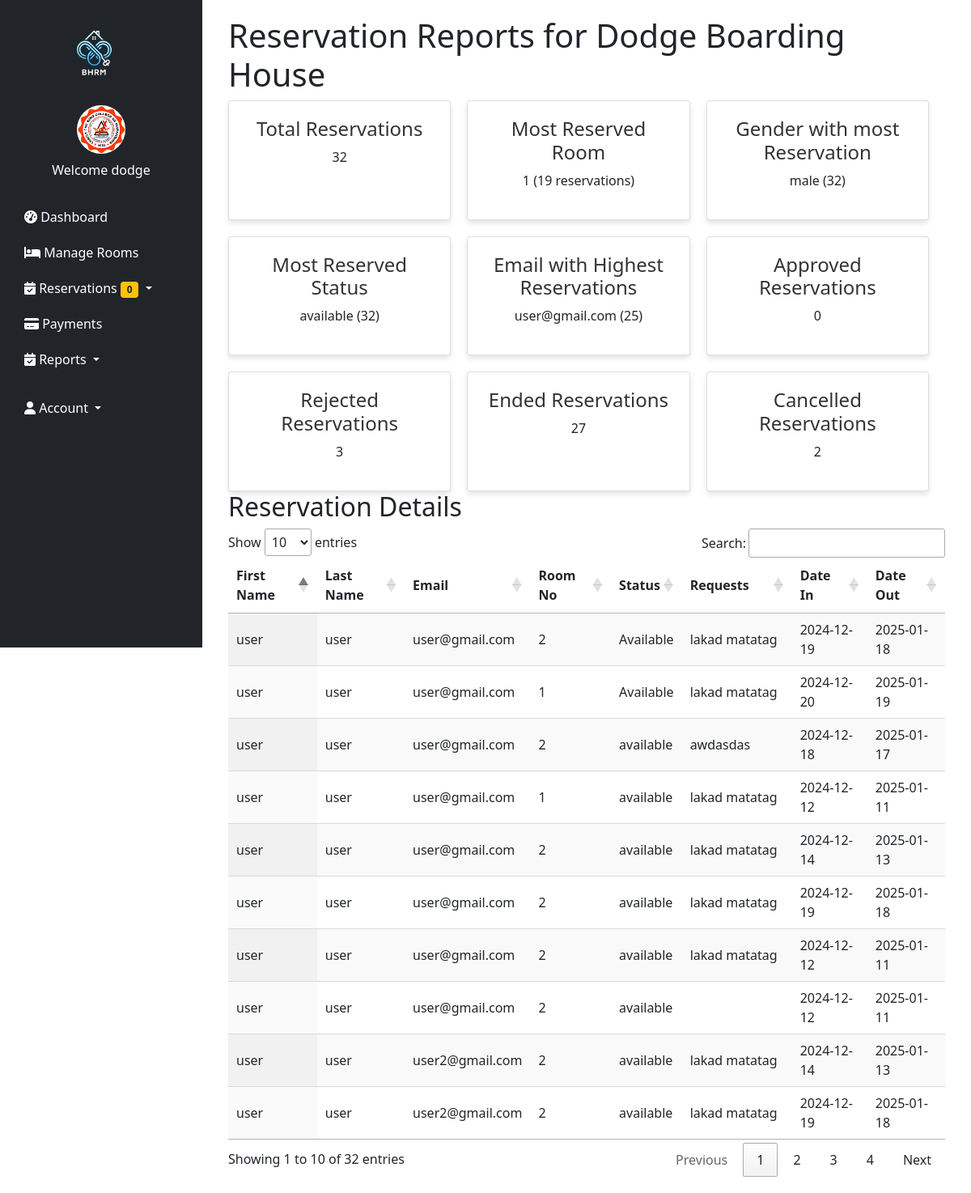
Screenshot of /reportsreservation.php (signed in) with the database file from the repository.
### tables this page shows
CREATE TABLE `users` (
  `id` int(11) NOT NULL,
  `image` varchar(255) NOT NULL,
  `fname` varchar(50) NOT NULL,
  `lname` varchar(50) NOT NULL,
  `gender` varchar(255) NOT NULL,
  `uname` varchar(50) NOT NULL,
  `pass` varchar(50) NOT NULL,
  `role` varchar(50) NOT NULL,
  `hname` varchar(255) NOT NULL
);

CREATE TABLE `reservation` (
  `id` int(255) NOT NULL,
  `image` varchar(255) NOT NULL,
  `fname` varchar(255) NOT NULL,
  `lname` varchar(255) NOT NULL,
  `email` varchar(255) NOT NULL,
  `gender` varchar(255) NOT NULL,
  `date_in` date DEFAULT NULL,
  `date_out` date DEFAULT NULL,
  `tenant_status` varchar(255) NOT NULL,
  `addons` varchar(255) NOT NULL,
  `room_no` int(255) NOT NULL,
  `capacity` int(255) NOT NULL,
  `room_slot` varchar(255) NOT NULL,
  `current_tenant` int(255) NOT NULL,
  `amenities` varchar(255) NOT NULL,
  `tenant_type` varchar(255) NOT NULL,
  `room_floor` varchar(255) NOT NULL,
  `price` int(255) NOT NULL,
  `status` varchar(255) NOT NULL,
  `payment` int(255) NOT NULL,
  `pay_stat` varchar(255) NOT NULL,
  `pay_date` date DEFAULT NULL,
  `res_stat` varchar(255) NOT NULL,
  `res_duration` varchar(255) NOT NULL,
  `res_reason` varchar(255) NOT NULL,
  `hname` varchar(255) NOT NULL,
  `owner` varchar(255) NOT NULL
);

### reportsreservation.php (the view, shortened to what this page needs)
<?php
include('php/connection.php');
$hname = $_SESSION['hname'];
$totalReservationsQuery = "SELECT COUNT(*) AS total_reservations FROM reservation WHERE hname = '$hname'";
$totalReservationsResult = mysqli_query($conn, $totalReservationsQuery);
$totalReservations = mysqli_fetch_assoc($totalReservationsResult)['total_reservations'];
$mostReservedRoomQuery = "SELECT room_no, COUNT(room_no) AS count
                          FROM reservation
                          WHERE hname = '$hname'
                          GROUP BY room_no
                          ORDER BY count DESC LIMIT 1";
$mostReservedRoomResult = mysqli_query($conn, $mostReservedRoomQuery);
$mostReservedRoom = mysqli_fetch_assoc($mostReservedRoomResult);
$mostGenderReservedQuery = "SELECT gender, COUNT(gender) AS count
                            FROM reservation
                            WHERE hname = '$hname'
                            GROUP BY gender
                            ORDER BY count DESC LIMIT 1";
$mostGenderReservedResult = mysqli_query($conn, $mostGenderReservedQuery);
$mostGenderReserved = mysqli_fetch_assoc($mostGenderReservedResult);
$mostStudentStatusReservedQuery = "SELECT status, COUNT(status) AS count
                                   FROM reservation
                                   WHERE hname = '$hname'
                                   GROUP BY status
                                   ORDER BY count DESC LIMIT 1";
$mostStudentStatusReservedResult = mysqli_query($conn, $mostStudentStatusReservedQuery);
$mostStudentStatusReserved = mysqli_fetch_assoc($mostStudentStatusReservedResult);
$emailHighestReservationsQuery = "SELECT email, COUNT(email) AS count
                                  FROM reservation
                                  WHERE hname = '$hname'
                                  GROUP BY email
                                  ORDER BY count DESC LIMIT 1";
$emailHighestReservationsResult = mysqli_query($conn, $emailHighestReservationsQuery);
$emailHighestReservations = mysqli_fetch_assoc($emailHighestReservationsResult);
$reservationStatusQuery = "SELECT
                              SUM(res_stat = 'Approved') AS approved_count,
                              SUM(res_stat = 'Rejected') AS rejected_count,
                              SUM(res_stat = 'Ended') AS ended_count,
                              SUM(res_stat = 'Cancelled') AS cancelled_count
                           FROM reservation
                           WHERE hname = '$hname'";
$reservationStatusResult = mysqli_query($conn, $reservationStatusQuery);
$reservationStatusData = mysqli_fetch_assoc($reservationStatusResult);
$approvedCount = $reservationStatusData['approved_count'];
$rejectedCount = $reservationStatusData['rejected_count'];
$endedCount = $reservationStatusData['ended_count'];
$cancelledCount = $reservationStatusData['cancelled_count'];
$reservationQuery = "SELECT * FROM reservation WHERE hname = '$hname' ORDER BY id DESC";
$reservationResult = mysqli_query($conn, $reservationQuery);
?>
<!DOCTYPE html>
<html lang="en">
<head>
    <link href="https://cdn.datatables.net/1.10.25/css/jquery.dataTables.min.css" rel="stylesheet">
</head>
<body>
    <?php include 'navigationbar.php'; ?>
</head>
<body>
    <?php include 'navigationbar.php'; ?>
    <div class="container">
        <h1>Reservation Reports for <?php echo $hname; ?></h1>
        <div class="summary">
            <div class="card">
                <h3>Total Reservations</h3>
                <p><?php echo $totalReservations; ?></p>
            </div>
            <div class="card">
                <h3>Most Reserved Room</h3>
                <p><?php echo $mostReservedRoom['room_no'] . ' (' . $mostReservedRoom['count'] . ' reservations)'; ?></p>
            </div>
            <div class="card">
                <h3>Gender with most Reservation</h3>
                <p><?php echo $mostGenderReserved['gender'] . ' (' . $mostGenderReserved['count'] . ')'; ?></p>
            </div>
            <div class="card">
                <h3>Most Reserved Status</h3>
                <p><?php echo $mostStudentStatusReserved['status'] . ' (' . $mostStudentStatusReserved['count'] . ')'; ?></p>
            </div>
            <div class="card">
                <h3>Email with Highest Reservations</h3>
                <p><?php echo $emailHighestReservations['email'] . ' (' . $emailHighestReservations['count'] . ')'; ?></p>
            </div>
            <div class="card">
                <h3>Approved Reservations</h3>
                <p><?php echo $approvedCount; ?></p>
            </div>
            <div class="card">
                <h3>Rejected Reservations</h3>
                <p><?php echo $rejectedCount; ?></p>
            </div>
            <div class="card">
                <h3>Ended Reservations</h3>
                <p><?php echo $endedCount; ?></p>
            </div>
            <div class="card">
                <h3>Cancelled Reservations</h3>
                <p><?php echo $cancelledCount; ?></p>
            </div>
        </div>
        <h2>Reservation Details</h2>
            <table id="reservationTable" class="display">
                <thead>
                    <tr>
                        <th>First Name</th>
                        <th>Last Name</th>
                        <th>Email</th>
                        <th>Room No</th>
                        <th>Status</th>
                        <th>Requests</th>
                        <th>Date In</th>
                        <th>Date Out</th>
                    </tr>
                </thead>
                <tbody>
                    <?php while ($reservation = mysqli_fetch_assoc($reservationResult)) { ?>
                        <tr>
                            <td><?php echo $reservation['fname']; ?></td>
                            <td><?php echo $reservation['lname']; ?></td>
                            <td><?php echo $reservation['email']; ?></td>
                            <td><?php echo $reservation['room_no']; ?></td>
                            <td><?php echo $reservation['status']; ?></td>
                            <td><?php echo $reservation['addons']; ?></td>
                            <td><?php echo $reservation['date_in']; ?></td>
                            <td><?php echo $reservation['date_out'] ?: 'N/A'; ?></td>
                        </tr>
                    <?php } ?>
                </tbody>
            </table>
</body>
</html>

### navigationbar.php (shortened to what this page needs)
<?php
require 'php/connection.php';
?>
<?php
        if(!empty($_SESSION['uname'])){
            $uname = $_SESSION['uname'];
            $query = "select * from users where uname = '$uname'";
            $result = mysqli_query($conn, $query);
            $fetch = mysqli_fetch_assoc($result);
        }
        $hname = $_SESSION['hname'];
        $query = "SELECT COUNT(*) AS new_reservations FROM reservation WHERE hname = '$hname' AND res_stat = 'Pending'";
        $result = mysqli_query($conn, $query);
        $row = mysqli_fetch_assoc($result);
        $newReservations = $row['new_reservations'];
    ?>
<!DOCTYPE html>
<html lang="en">
<head>
    <link href="https://cdn.jsdelivr.net/npm/bootstrap@5.0.2/dist/css/bootstrap.min.css" rel="stylesheet">
    <link href="https://cdnjs.cloudflare.com/ajax/libs/font-awesome/6.0.0-beta3/css/all.min.css" rel="stylesheet">
</head>
<body>
    <nav class="sidebar bg-dark">
        <div class="navbar-brand text-center">
            <img src="/bhrm-main/images/logo.png" alt="Logo">
        </div>
        <ul class="nav flex-column">
            <li class="nav-item text-center mb-4">
                <img class="rounded-circle mb-2" src="/bhrm-main/<?php echo $fetch['image'] ?? 'default.png'; ?>" alt="Profile" width="60" height="60">
                <span class="d-block text-white">Welcome <?php echo $fetch['fname'] ?? 'Guest'; ?></span>
            </li>
            <li class="nav-item">
                <a class="nav-link" href="/bhrm-main/dashboard.php">
                    <i class="fas fa-tachometer-alt"></i> Dashboard
                </a>
            </li>
            <li class="nav-item">
                <a class="nav-link" href="/bhrm-main/manageroom.php">
                    <i class="fas fa-bed"></i> Manage Rooms
                </a>
            </li>
            <li class="nav-item dropdown">
                <a class="nav-link dropdown-toggle" href="#" id="reservationMenu" role="button" data-bs-toggle="dropdown" aria-expanded="false">
                    <i class="fas fa-calendar-check"></i> Reservations <span class="badge bg-warning text-dark"><?php echo $newReservations; ?></span>
                </a>
            </li>
            <li class="nav-item">
                <a class="nav-link" href="/bhrm-main/payment.php">
                    <i class="fas fa-credit-card"></i> Payments
                </a>
            </li>
            <li class="nav-item dropdown">
                <a class="nav-link dropdown-toggle" href="#" id="reservationMenu" role="button" data-bs-toggle="dropdown" aria-expanded="false">
                    <i class="fas fa-calendar-check"></i> Reports
                </a>
            </li>
            <li class="nav-item dropdown mt-3">
                <a class="nav-link text-white dropdown-toggle" href="#" id="userMenu" role="button" data-bs-toggle="dropdown">
                    <i class="fas fa-user"></i> Account
                </a>
            </li>
        </ul>
    </nav>
</body>
</html>

### navigationbar.php (style rules this page uses)
body { margin-left: 250px; transition: margin-left 0.3s ease; background-color: white; }
.sidebar { position: fixed; top: 0; left: 0; height: 100vh; width: 250px; background-color: #343a40; padding: 20px 15px; z-index: 1000; overflow-y: auto; transition: all 0.3s ease; }
.sidebar .navbar-brand img { width: 80px; height: 80px; border-radius: 50%; margin-bottom: 20px; }
.sidebar .nav-link { color: white; display: block; font-size: 16px; padding: 10px 15px; border-radius: 5px; transition: all 0.3s ease; }

### reportsreservation.php (style rules this page uses)
body { font-family: Arial, sans-serif; margin-left: 220px; padding: 20px; }
.summary { display: flex; flex-wrap: wrap; gap: 20px; }
.card { background-color: #fff; border: 1px solid #ddd; border-radius: 8px; padding: 20px; width: calc(33.333% - 20px); box-shadow: 0 4px 6px rgba(0, 0, 0, 0.1); transition: transform 0.3s; text-align: center; }
.card h3 { font-size: 1.5em; color: #333; }
table.dataTable { width: 100%; border-collapse: collapse; margin-top: 20px; }
table.dataTable th, table.dataTable td { padding: 15px; text-align: left; }

### rows the page displays
users: image (picture), fname "dodge"
reservation: fname "user", lname "user", email "user@gmail.com", room_no "2", status "Available", addons "lakad matatag", date_in "2024-12-19", date_out "2025-01-18"
reservation: fname "user", lname "user", email "user@gmail.com", room_no "1", status "Available", addons "lakad matatag", date_in "2024-12-20", date_out "2025-01-19"
reservation: fname "user", lname "user", email "user@gmail.com", room_no "2", status "available", addons "awdasdas", date_in "2024-12-18", date_out "2025-01-17"
reservation: fname "user", lname "user", email "user@gmail.com", room_no "1", status "available", addons "lakad matatag", date_in "2024-12-12", date_out "2025-01-11"
reservation: fname "user", lname "user", email "user@gmail.com", room_no "2", status "available", addons "lakad matatag", date_in "2024-12-14", date_out "2025-01-13"
reservation: fname "user", lname "user", email "user@gmail.com", room_no "2", status "available", addons "lakad matatag", date_in "2024-12-19", date_out "2025-01-18"
reservation: fname "user", lname "user", email "user@gmail.com", room_no "2", status "available", addons "lakad matatag", date_in "2024-12-12", date_out "2025-01-11"
reservation: fname "user", lname "user", email "user@gmail.com", room_no "2", status "available", date_in "2024-12-12", date_out "2025-01-11"
reservation: fname "user", lname "user", email "user2@gmail.com", room_no "2", status "available", addons "lakad matatag", date_in "2024-12-14", date_out "2025-01-13"
reservation: fname "user", lname "user", email "user2@gmail.com", room_no "2", status "available", addons "lakad matatag", date_in "2024-12-19", date_out "2025-01-18"

### other values shown
$newReservations "0"
$hname "Dodge Boarding House"
$totalReservations "32"
$mostReservedRoom['room_no'] "1"
$mostReservedRoom['count'] "19"
$mostGenderReserved['gender'] "male"
$mostGenderReserved['count'] "32"
$mostStudentStatusReserved['status'] "available"
$mostStudentStatusReserved['count'] "32"
$emailHighestReservations['email'] "user@gmail.com"
$emailHighestReservations['count'] "25"
$approvedCount "0"
$rejectedCount "3"
$endedCount "27"
$cancelledCount "2"
